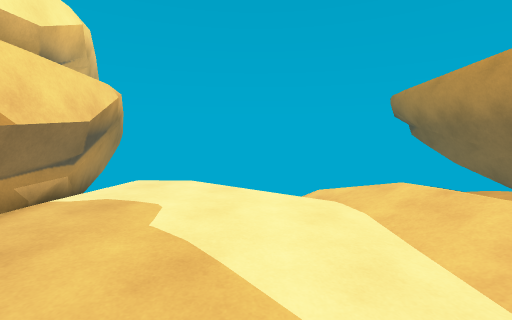
view 1 (above)

12 first-person views from a walk through a Unity game level. The camera is 1.3 m above the floor, tilts 6° down and sees 90° across. The floor is counted in squares, 1 m on a side. Each view is taken from the middle of a square. On the plan, view 1 faces up. The plan holds only what a view shows up to about 13 squares ahead; the rest is blank. The place goes on beyond the plan. Surface patterns are stand-ins for the level's own textures.

view 2
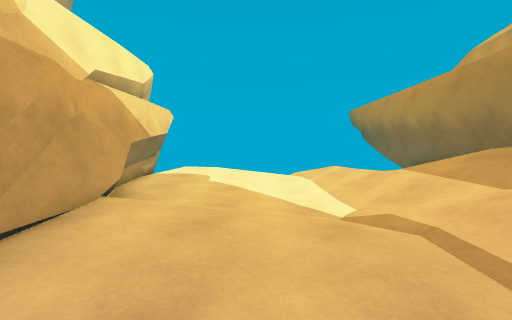

view 3
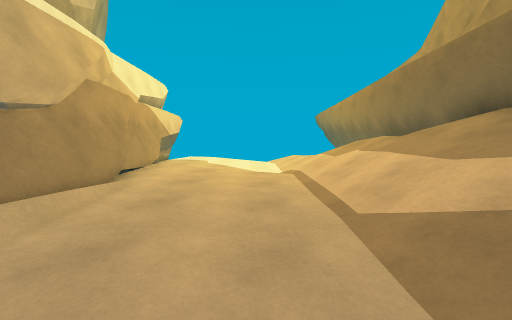

view 4
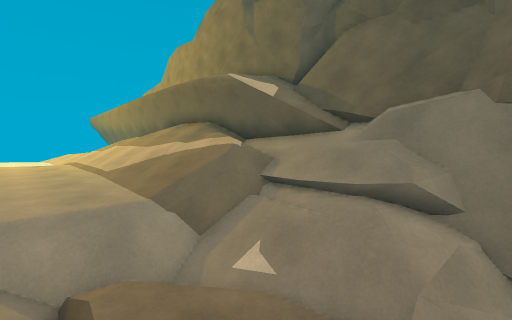

view 5
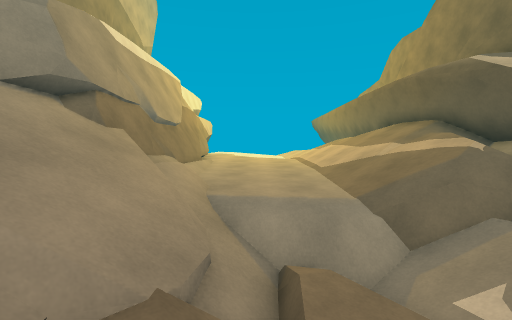

view 6
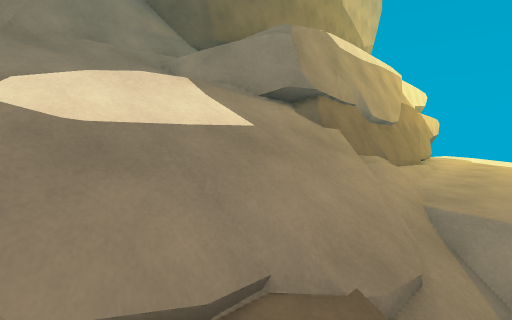

view 7
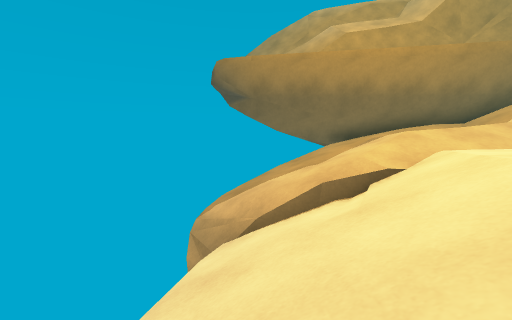

view 8
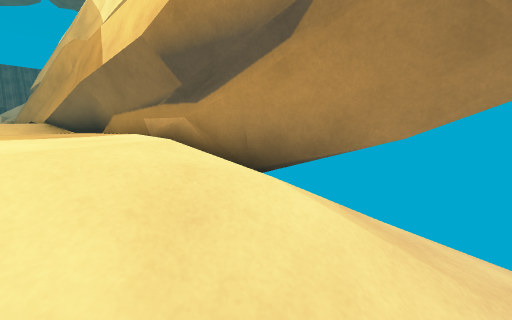

view 9
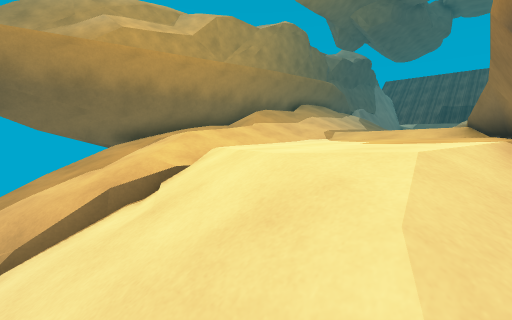

view 10
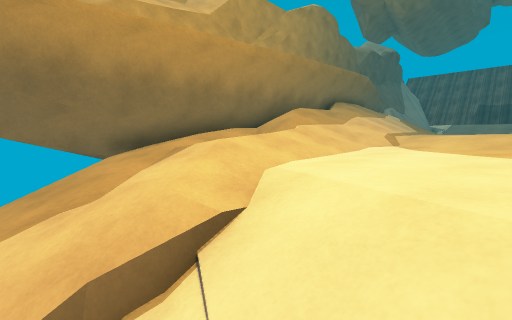

view 11
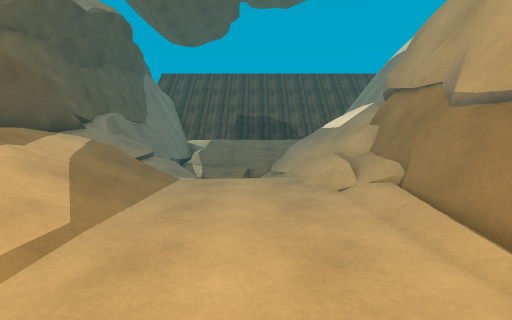

view 12
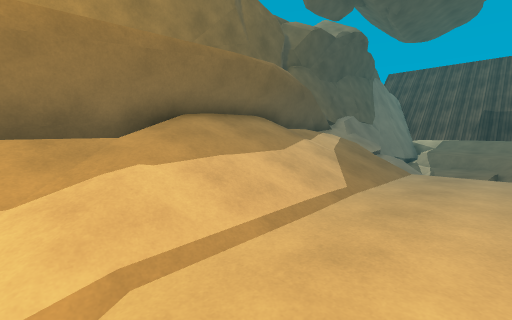

### Floor plan
Key: @ floor where view 1 was taken; # wall or solid block; x gap in a wall; . main floor; : floor 0.25 m higher than the main floor; - floor 0.25 m lower than the main floor; _ floor 0.5 m lower than the main floor; < floor 0.75 m lower than the main floor; + floor 2.5 m higher than the main floor; / step, stairs or slope; = window, fence, low wall or low ledge; ^ raised ledge; v drop or lower ground.
Columns run from 7 left of view 1 to 7 right of it. Each row starts with its distance up from view 1.
 11  =   //  //
 10  x//////////
  9  ##////////// #
  8   #/_/////////#
  7   v#--_/////<<#
  6   v#--___////##
  5   v#---___/.-##
  4   v#---___/.-##
  3   v#---___/:.##
  2   v#----__///##
  1   v##---__///##
  0    v#/-@-////#
 -1    v#:...////#
 -2    v#:....///#
 -3    v#:....///#
 -4    v#::...///#
 -5    v#/....///#
 -6    v#/....///#
 -7    v#/....///#
 -8   /v#/....///#
 -9   /v#/....///#
-10   /##/....///#
-11   /#/////////^#
-12 //=//////////=#
-13 ////////_/////#
-14 //+////=_////=#
-15 //////:/_///=##
-16 #/////:/__=v=##

Positions as (right, up) in squares from view 1, and headings:
1: (0, 0), facing up
2: (0, -5), facing up
3: (1, -10), facing up
4: (0, -16), facing up-right
5: (0, -16), facing up
6: (0, -16), facing up-left
7: (-4, 10), facing right
8: (-2, 10), facing down-left
9: (-4, 10), facing down-right
10: (-1, 9), facing down-right
11: (0, -3), facing down
12: (0, -1), facing down-right
